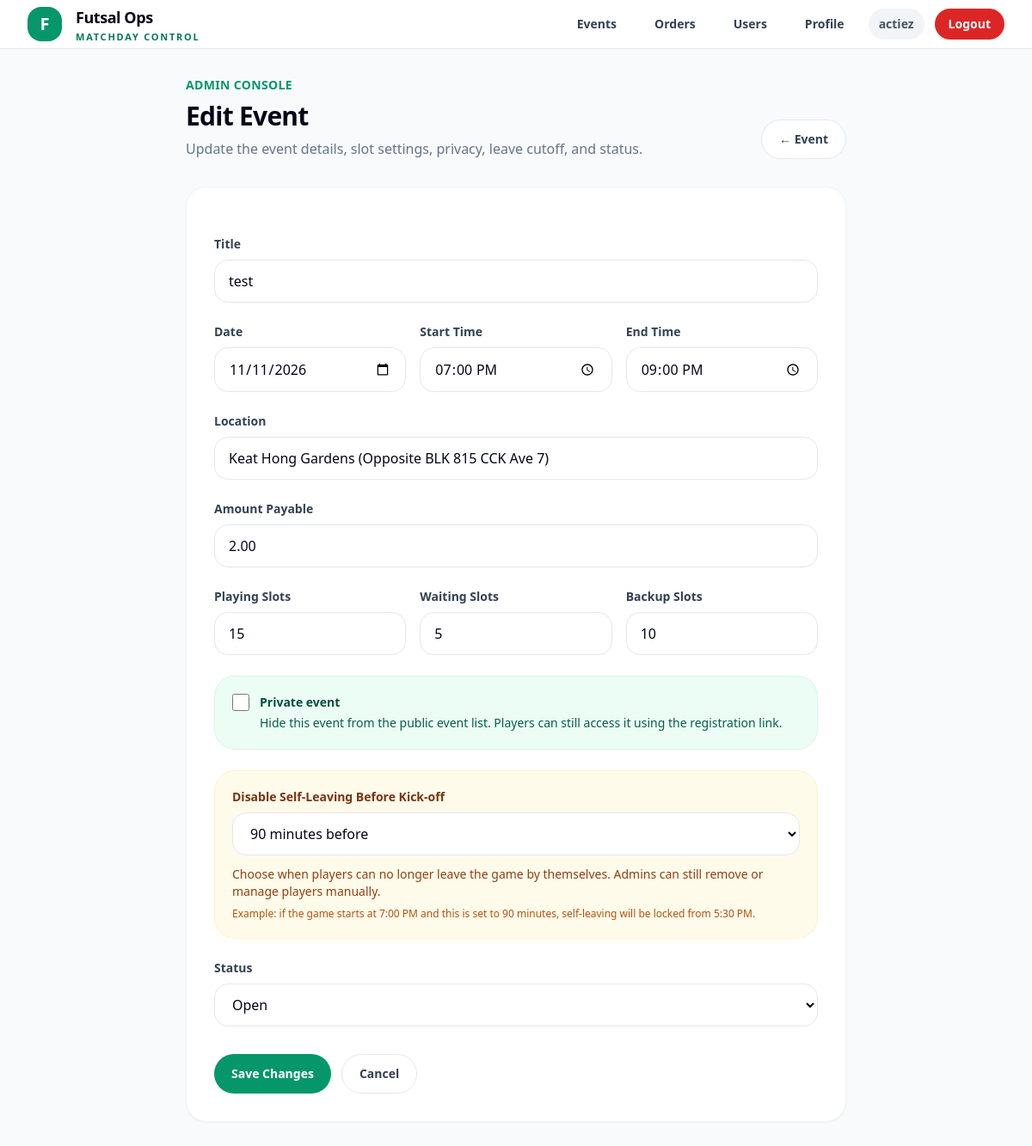
The app's page /events/19/edit/ (signed in) with its own data.
### accounts/models.py (models this page shows)
class User(AbstractUser):
    ROLE_USER = "user"
    ROLE_ADMIN = "admin"
    ROLE_SUPERADMIN = "superadmin"
    ROLE_CHOICES = [
        (ROLE_USER, "User"),
        (ROLE_ADMIN, "Admin"),
        (ROLE_SUPERADMIN, "Superadmin"),
    ]
    PLAYER_NEW = "new"
    PLAYER_REGULAR = "regular"
    PLAYER_CORE = "core"
    PLAYER_VOLUNTEER = "volunteer"
    PLAYER_NAUGHTY = "naughty"
    PLAYER_TYPE_CHOICES = [
        (PLAYER_NEW, "New"),
        (PLAYER_REGULAR, "Regular"),
        (PLAYER_CORE, "Core"),
        (PLAYER_VOLUNTEER, "Volunteer"),
        (PLAYER_NAUGHTY, "Naughty"),
    ]
    role = models.CharField(
        max_length=20,
        choices=ROLE_CHOICES,
        default=ROLE_USER,
    )
    player_type = models.CharField(
        max_length=20,
        choices=PLAYER_TYPE_CHOICES,
        default=PLAYER_NEW,
    )
    mobile_number = models.CharField(max_length=30, blank=True)
    games_played_count = models.PositiveIntegerField(default=0)
    email_verified = models.BooleanField(default=False)
    admin_notes = models.TextField(blank=True, default="")
    def is_admin_level(self):
        return self.is_authenticated and (
            self.is_superuser
            or self.role in {self.ROLE_ADMIN, self.ROLE_SUPERADMIN}
        )
    def is_superadmin_level(self):
        return self.is_authenticated and (
            self.is_superuser
            or self.role == self.ROLE_SUPERADMIN
        )

### events/models.py (models this page shows, shortened)
class Event(models.Model):
    STATUS_DRAFT = "draft"
    STATUS_OPEN = "open"
    STATUS_FINALIZED = "finalized"
    STATUS_COMPLETED = "completed"
    STATUS_CANCELLED = "cancelled"
    STATUS_CHOICES = [
        (STATUS_DRAFT, "Draft"),
        (STATUS_OPEN, "Open"),
        (STATUS_FINALIZED, "Finalized"),
        (STATUS_COMPLETED, "Completed"),
        (STATUS_CANCELLED, "Cancelled"),
    ]
    LEAVE_CUTOFF_CHOICES = [
        (None, "No cutoff"),
        (30, "30 minutes before"),
        (60, "60 minutes before"),
        (90, "90 minutes before"),
        (120, "120 minutes before"),
        (150, "150 minutes before"),
        (180, "180 minutes before"),
    ]
    registration_token = models.UUIDField(
        default=uuid.uuid4,
        unique=True,
        editable=False,
    )
    event_code = models.CharField(
        max_length=20,
        unique=True,
        default=generate_event_code,
        editable=False,
    )
    title = models.CharField(max_length=255)
    start_datetime = models.DateTimeField()
    end_datetime = models.DateTimeField()
    location = models.CharField(max_length=255)
    amount_payable = models.DecimalField(max_digits=8, decimal_places=2)
    playing_slots = models.PositiveIntegerField(default=15)
    waiting_slots = models.PositiveIntegerField(default=5)
    backup_slots = models.PositiveIntegerField(default=3)
    is_private = models.BooleanField(
        default=False,
        help_text="Private events are hidden from the public event list but accessible by registration link.",
    )
    leave_cutoff_minutes = models.PositiveIntegerField(
        null=True,
        blank=True,
        choices=LEAVE_CUTOFF_CHOICES,
        help_text="Players cannot self-leave after this cutoff before kick-off.",
    )
    status = models.CharField(
        max_length=20,
        choices=STATUS_CHOICES,
        default=STATUS_DRAFT,
    )
    created_by = models.ForeignKey(
        settings.AUTH_USER_MODEL,
        on_delete=models.SET_NULL,
        null=True,
        related_name="created_events",
    )
    created_at = models.DateTimeField(auto_now_add=True)
    updated_at = models.DateTimeField(auto_now=True)
    class Meta:
        ordering = ["start_datetime"]

### events/views.py (the view, shortened to what this page needs)
# urls.py: path("<int:pk>/edit/", EventUpdateView.as_view(), name="event_edit"),
class EventUpdateView(AdminRequiredMixin, UpdateView):
    model = Event
    form_class = EventForm
    template_name = "events/edit.html"

### core/mixins.py (called while the page is built)
    def dispatch(self, request, *args, **kwargs):
        if not request.user.is_authenticated:
            return redirect("login")
        if not request.user.is_admin_level():
            return redirect("player_home")
        return super().dispatch(request, *args, **kwargs)

### templates/events/edit.html (shortened to what this page needs)
{% extends "base.html" %}
{% block content %}
<div class="max-w-3xl mx-auto space-y-8">
    <div class="flex flex-col md:flex-row md:items-end md:justify-between gap-5">
        <div>
            <p class="text-sm font-bold text-emerald-600 uppercase tracking-wide">
                Admin Console
            </p>
            <h1 class="mt-2 text-3xl font-black tracking-tight text-slate-950">
                Edit Event
            </h1>
            <p class="mt-2 text-slate-500">
                Update the event details, slot settings, privacy, leave cutoff, and status.
            </p>
        </div>
        <a href="{% url 'event_detail' event.pk %}"
           class="inline-flex items-center justify-center px-5 py-3 rounded-full border border-slate-200 bg-white text-slate-700 text-sm font-bold hover:bg-slate-50">
            ← Event
        </a>
    </div>
    <div class="bg-white rounded-3xl border border-slate-100 shadow-sm p-6 md:p-8">
        <form method="post" class="space-y-6">
            <div>
                <label class="block text-sm font-bold text-slate-700 mb-2">Title</label>
                {{ form.title }}
            </div>
            <div class="grid grid-cols-1 md:grid-cols-3 gap-4">
                <div>
                    <label class="block text-sm font-bold text-slate-700 mb-2">Date</label>
                    {{ form.event_date }}
                </div>
                <div>
                    <label class="block text-sm font-bold text-slate-700 mb-2">Start Time</label>
                    {{ form.start_time }}
                </div>
                <div>
                    <label class="block text-sm font-bold text-slate-700 mb-2">End Time</label>
                    {{ form.end_time }}
                </div>
            </div>
            <div>
                <label class="block text-sm font-bold text-slate-700 mb-2">Location</label>
                {{ form.location }}
            </div>
            <div>
                <label class="block text-sm font-bold text-slate-700 mb-2">Amount Payable</label>
                {{ form.amount_payable }}
            </div>
            <div class="grid grid-cols-1 md:grid-cols-3 gap-4">
                <div>
                    <label class="block text-sm font-bold text-slate-700 mb-2">Playing Slots</label>
                    {{ form.playing_slots }}
                </div>
                <div>
                    <label class="block text-sm font-bold text-slate-700 mb-2">Waiting Slots</label>
                    {{ form.waiting_slots }}
                </div>
                <div>
                    <label class="block text-sm font-bold text-slate-700 mb-2">Backup Slots</label>
                    {{ form.backup_slots }}
                </div>
            </div>
            <div class="rounded-3xl border border-emerald-100 bg-emerald-50 p-5">
                <label class="flex items-start gap-3">
                    {{ form.is_private }}
                    <div>
                        <div class="text-sm font-black text-emerald-900">Private event</div>
                        <p class="text-sm text-emerald-800 mt-1">
                            Hide this event from the public event list. Players can still access it using the registration link.
                        </p>
                    </div>
                </label>
            </div>
            <div class="rounded-3xl border border-amber-100 bg-amber-50 p-5">
                <label class="block text-sm font-black text-amber-900 mb-2">
                    Disable Self-Leaving Before Kick-off
                </label>
                {{ form.leave_cutoff_minutes }}
                <p class="text-sm text-amber-800 mt-3">
                    Choose when players can no longer leave the game by themselves.
                    Admins can still remove or manage players manually.
                </p>
                <p class="text-xs text-amber-700 mt-2">
                    Example: if the game starts at 7:00 PM and this is set to 90 minutes,
                    self-leaving will be locked from 5:30 PM.
                </p>
            </div>
            <div>
                <label class="block text-sm font-bold text-slate-700 mb-2">Status</label>
                {{ form.status }}
            </div>
            <div class="flex flex-col sm:flex-row gap-3 pt-2">
                <button type="submit"
                    class="inline-flex items-center justify-center px-5 py-3 rounded-full bg-emerald-600 text-white text-sm font-bold hover:bg-emerald-700">
                    Save Changes
                </button>
                <a href="{% url 'event_detail' event.pk %}"
                   class="inline-flex items-center justify-center px-5 py-3 rounded-full border border-slate-200 bg-white text-slate-700 text-sm font-bold hover:bg-slate-50">
                    Cancel
                </a>
            </div>
        </form>
    </div>
</div>
{% endblock %}

### templates/base.html (shortened to what this page needs)
<!DOCTYPE html>
<html>
<head>
    <script src="https://cdn.tailwindcss.com"></script>
</head>
<body class="min-h-screen bg-slate-50 text-slate-950">
    <header class="sticky top-0 z-40 border-b border-slate-200 bg-white/95 backdrop-blur">
        <div class="max-w-7xl mx-auto px-4 sm:px-6 lg:px-8">
            <div class="h-14 flex items-center justify-between gap-6">
                <a href="/" class="flex items-center gap-4">
                    <div class="h-10 w-10 rounded-2xl bg-emerald-600 text-white flex items-center justify-center text-xl font-black shadow-sm">
                        F
                    </div>
                    <div class="leading-tight">
                        <div class="text-lg font-black tracking-tight text-slate-950">
                            Futsal Ops
                        </div>
                        <div class="text-[11px] uppercase tracking-[0.16em] text-emerald-700 font-bold mt-0.5">
                            Matchday Control
                        </div>
                    </div>
                </a>
                <div class="flex items-center gap-2 sm:gap-3">
                    {% if request.user.is_authenticated %}
                        {% if request.user.is_admin_level %}
                            <a href="{% url 'event_list' %}"
                               class="hidden sm:inline-flex items-center px-4 py-2 rounded-full text-sm font-semibold text-slate-700 hover:bg-emerald-50 hover:text-emerald-700">
                                Events
                            </a>
                            <a href="{% url 'standing_order_list' %}"
                               class="hidden sm:inline-flex items-center px-4 py-2 rounded-full text-sm font-semibold text-slate-700 hover:bg-emerald-50 hover:text-emerald-700">
                                Orders
                            </a>
                        {% endif %}
                        {% if request.user.is_superadmin_level %}
                            <a href="{% url 'user_list' %}"
                               class="hidden sm:inline-flex items-center px-4 py-2 rounded-full text-sm font-semibold text-slate-700 hover:bg-emerald-50 hover:text-emerald-700">
                                Users
                            </a>
                        {% endif %}
                        <a href="{% url 'profile' %}"
                           class="inline-flex items-center px-4 py-2 rounded-full text-sm font-semibold text-slate-700 hover:bg-emerald-50 hover:text-emerald-700">
                            Profile
                        </a>
                        <div class="hidden md:inline-flex items-center px-3 py-2 rounded-full bg-slate-100 text-sm font-semibold text-slate-600">
                            {{ request.user.username }}
                        </div>
                        <form method="post" action="/logout/">
                            <button type="submit"
                                class="inline-flex items-center px-4 py-2 rounded-full text-sm font-semibold bg-red-600 text-white hover:bg-red-700">
                                Logout
                            </button>
                        </form>
                    {% else %}
                        <a href="/login/"
                           class="inline-flex items-center px-5 py-2.5 rounded-full text-sm font-semibold bg-emerald-600 text-white hover:bg-emerald-700">
                            Login
                        </a>
                    {% endif %}
                </div>
            </div>
        </div>
    </header>
    <main class="max-w-7xl mx-auto px-4 sm:px-6 lg:px-8 py-8">
        {% block content %}{% endblock %}
    </main>
</body>
</html>

### records on screen
User: user.username "actiez"
Event: title "test", location "Keat Hong Gardens (Opposite BLK 815 CCK Ave 7)", amount_payable "2.00", playing_slots "15", waiting_slots "5", backup_slots "10", leave_cutoff_minutes "90 minutes before", status "Open"
